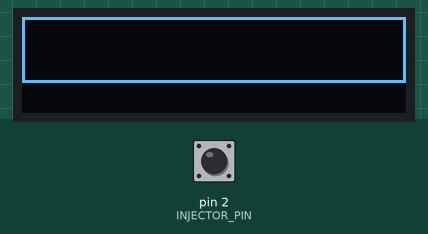
This sketch was run on a simulated Arduino Uno, built with avr-gcc and run on an emulated ATmega328P. Parts: 128×32 one-colour display. Inputs (shaded band) come from the test bench; at power-on: pin 2 (INJECTOR_PIN) LOW.

Above: at 0.1 s.
At 1.6 s:
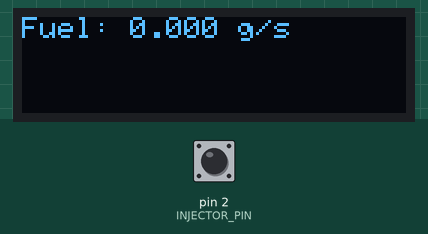
1.7 s: pin 2 (INJECTOR_PIN) pulsed HIGH 2 times (0.12 s each, 0.3 s apart)
At 2.3 s:
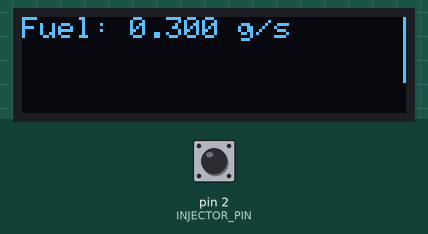
Timing chart, 0 to 4.7 s (numbered marks = the images above; inputs shaded):
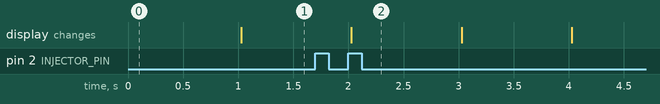

Measured:
- after the input at 1.7 s, the display: changes after 0.33 s (image 2)

The sketch:

rolling_1sec_inj_only.ino
```cpp
// Include the Adafruit library for the display
#include <Adafruit_GFX.h>
#include <Adafruit_SSD1306.h>

// Define the display size and the pins
#define SCREEN_WIDTH 128 // OLED display width, in pixels
#define SCREEN_HEIGHT 32 // OLED display height, in pixels
#define OLED_RESET    -1 // Reset pin # (or -1 if sharing Arduino reset pin)
#define INJECTOR_PIN 2 // Pin connected to the injector signal

// Create an object for the display
Adafruit_SSD1306 display(SCREEN_WIDTH, SCREEN_HEIGHT, &Wire, OLED_RESET);

// Define some constants for the fuel consumption calculation
#define INJECTOR_FLOW_RATE_MLMIN 200.0 // Injector capacity in ml/min (same as cc/min)
#define FUEL_DENSITY 0.75 // Fuel density in g/ml

// Define some variables for the rolling graph
int graph_x = 0; // The x position of the graph
int graph_y = 0; // The y position of the graph
int graph_width = SCREEN_WIDTH; // The width of the graph
int graph_height = SCREEN_HEIGHT - 10; // Leave space for text
int graph_max = 20; // The maximum value of the graph in g/s
float graph_data[SCREEN_WIDTH]; // The array to store the graph data

// Define some variables for the injector pulse measurement
unsigned long pulse_start = 0; // The start time of the pulse in microseconds
unsigned long pulse_end = 0; // The end time of the pulse in microseconds
unsigned long pulse_width = 0; // The width of the pulse in microseconds
unsigned long last_second = 0; // The last time a second has passed in milliseconds
unsigned long current_second = 0; // The current time in milliseconds
float fuel_consumed = 0; // The fuel consumed in grams

void setup() {
  // Initialize the display and clear it
  display.begin(SSD1306_SWITCHCAPVCC, 0x3C);
  display.clearDisplay();

  // Set the text size and color
  display.setTextSize(1);
  display.setTextColor(SSD1306_WHITE);

  // Draw a rectangle around the graph area
  display.drawRect(graph_x, graph_y, graph_width, graph_height, SSD1306_WHITE);

  // Display the initial screen
  display.display();

  // Set the injector pin as input and attach an interrupt to it
  pinMode(INJECTOR_PIN, INPUT);
  attachInterrupt(digitalPinToInterrupt(INJECTOR_PIN), injectorISR, CHANGE);

}

void loop() {

  // Get the current time in milliseconds
  current_second = millis();

  // Check if a second has passed since the last update
  if (current_second - last_second >= 1000) {

    // Update the last second time
    last_second = current_second;

    // Calculate the fuel consumption in grams per second
    float fuel_consumption = fuel_consumed;
    if (fuel_consumption < 0.001) fuel_consumption = 0;

    // Add the fuel consumption to the graph data array and shift it to the left
    for (int i = 0; i < graph_width - 1; i++) {
      graph_data[i] = graph_data[i + 1];
    }
    graph_data[graph_width - 1] = fuel_consumption;

    // Clear the previous graph area
    display.clearDisplay();

    // Draw the new graph data as vertical lines
    float max_val = 0.1;
    for (int i = 0; i < graph_width; i++) if (graph_data[i] > max_val) max_val = graph_data[i];

    for (int i = 0; i < graph_width; i++) {
      int line_height = (int)((graph_data[i] / max_val) * graph_height);
      display.drawFastVLine(graph_x + i, graph_y + graph_height - line_height, line_height, SSD1306_WHITE);
    }

    // Draw text value
    display.setCursor(0, 0);
    display.setTextColor(SSD1306_WHITE);
    display.print("Fuel: ");
    display.print(fuel_consumption, 3);
    display.print(" g/s");

    // Display the updated screen
    display.display();

    Serial.print("Fuel: "); Serial.println(fuel_consumption);

    // Reset the fuel consumed variable for the next second
    fuel_consumed = 0;

  }
}

// Define a function to handle the injector signal interrupt
void injectorISR() {

  // Check if the injector pin is high or low
  if (digitalRead(INJECTOR_PIN) == HIGH) {

    // If high, record the start time of the pulse
    pulse_start = micros();

  } else {

    // If low, record the end time of the pulse and calculate its width
    pulse_end = micros();
    pulse_width = pulse_end - pulse_start;

    // Calculate the fuel injected in grams based on the pulse width and injector capacity and density
    // INJECTOR_FLOW_RATE_MLMIN is ml/min. ml/sec = INJECTOR_FLOW_RATE_MLMIN / 60.
    // g/sec = (INJECTOR_FLOW_RATE_MLMIN / 60) * FUEL_DENSITY
    // pulse_width is in microseconds. fraction of second = pulse_width / 1,000,000
    float fuel_injected = (pulse_width / 1000000.0) * (INJECTOR_FLOW_RATE_MLMIN / 60.0) * FUEL_DENSITY;

    // Add the fuel injected to the total fuel consumed variable
    fuel_consumed += fuel_injected;

  }
}
```
